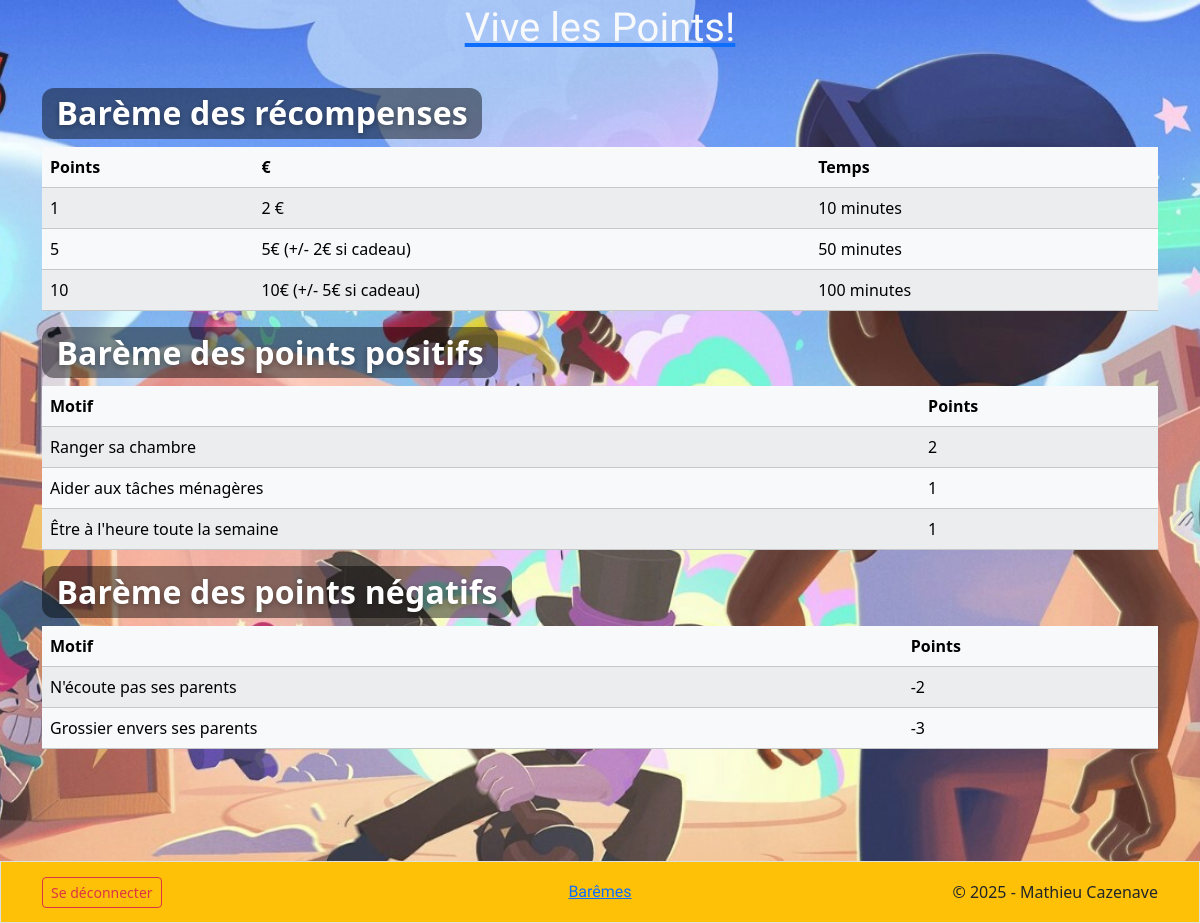
/points/bareme/ (signed in), run on the app's committed database.
### points/models.py (models this page shows, shortened)
class BaremeRecompense(models.Model):
    points = models.PositiveIntegerField()
    valeur_euros = models.CharField(max_length=200)
    valeur_temps = models.CharField(max_length=200)

class BaremePointPositif(models.Model):
    motif = models.CharField(max_length=1000)
    points = models.IntegerField(default=1)  # toujours positif

class BaremePointNegatif(models.Model):
    motif = models.CharField(max_length=1000)
    points = models.IntegerField(default=-1)  # toujours négatif

### points/views.py (the view, shortened to what this page needs)
# urls.py: path("bareme/", views.bareme_view, name="bareme"),
@login_required
def bareme_view(request):
    if not BaremePointPositif.objects.exists():
        BaremePointPositif.objects.bulk_create([
            BaremePointPositif(motif="Ranger sa chambre", points=1),
            BaremePointPositif(motif="Aider aux tâches ménagères", points=1),
            BaremePointPositif(motif="Être à l'heure toute la semaine", points=1),
        ])
    if not BaremePointNegatif.objects.exists():
        BaremePointNegatif.objects.bulk_create([
            BaremePointNegatif(motif="N'écoute pas ses parents", points=-1),
            BaremePointNegatif(motif="Grossier envers ses parents", points=-3),
        ])
    return render(request, "points/bareme.html", {
        "recompenses": BaremeRecompense.objects.all(),
        "positifs": BaremePointPositif.objects.all(),
        "negatifs": BaremePointNegatif.objects.all(),
    })

### points/templates/points/bareme.html
{% extends "base.html" %}
{% block content %}
<div class="container my-4">
  <h2 class="page-title page-title-contrast">
    <span class="title-chip">Barème des récompenses</span>
  </h2>
  <table class="table table-light table-striped table-hover">
    <thead>
      <tr><th>Points</th><th>€</th><th>Temps</th></tr>
    </thead>
    <tbody>
      {% for r in recompenses %}
      <tr>
        <td hx-get="{% url 'points:update_cell' 'recompense' r.id 'points' %}" hx-trigger="click" hx-target="this" hx-swap="outerHTML">{{ r.points }}</td>
        <td hx-get="{% url 'points:update_cell' 'recompense' r.id 'valeur_euros' %}" hx-trigger="click" hx-target="this" hx-swap="outerHTML">{{ r.valeur_euros }}</td>
        <td hx-get="{% url 'points:update_cell' 'recompense' r.id 'valeur_temps' %}" hx-trigger="click" hx-target="this" hx-swap="outerHTML">{{ r.valeur_temps }}</td>
      </tr>
      {% endfor %}
    </tbody>
  </table>
  <h2 class="page-title page-title-contrast">
    <span class="title-chip">Barème des points positifs</span>
  </h2>
  <table class="table table-light table-striped table-hover">
    <thead><tr><th>Motif</th><th>Points</th></tr></thead>
    <tbody>
      {% for p in positifs %}
      <tr>
        <td hx-get="{% url 'points:update_cell' 'positif' p.id 'motif' %}" hx-trigger="click" hx-target="this" hx-swap="outerHTML">{{ p.motif }}</td>
        <td hx-get="{% url 'points:update_cell' 'positif' p.id 'points' %}" hx-trigger="click" hx-target="this" hx-swap="outerHTML">{{ p.points }}</td>
      </tr>
      {% endfor %}
    </tbody>
  </table>
  <h2 class="page-title page-title-contrast">
    <span class="title-chip">Barème des points négatifs</span>
  </h2>
  <table class="table table-light table-striped table-hover">
    <thead><tr><th>Motif</th><th>Points</th></tr></thead>
    <tbody>
      {% for n in negatifs %}
      <tr>
        <td hx-get="{% url 'points:update_cell' 'negatif' n.id 'motif' %}" hx-trigger="click" hx-target="this" hx-swap="outerHTML">{{ n.motif }}</td>
        <td hx-get="{% url 'points:update_cell' 'negatif' n.id 'points' %}" hx-trigger="click" hx-target="this" hx-swap="outerHTML">{{ n.points }}</td>
      </tr>
      {% endfor %}
    </tbody>
  </table>
</div>
{% endblock %}

### points/static/points/style.css (style rules this page uses)
html, body { height: 100%; margin: 0; }
body { position: relative; min-height: 100vh; }
body::before { content: ""; position: fixed; top: 0; left: 0; width: 100%; height: 100%; background-image: url("/static/points/images/pokemon.jpeg"); background-repeat: no-repeat; background-size: cover; background-position: center; opacity: 0.9; z-index: -1; }
:root { --footer-h: 72px; }
.page-title { font-weight: 800; letter-spacing: .2px; line-height: 1.2; }
.page-title-contrast { color: #0b2e13; text-shadow: 0 1px 0 rgba(255,255,255,.4); }
.title-chip { display: inline-block; background: rgba(0,0,0,.45); color: #fff; padding: .4rem .9rem; border-radius: .75rem; text-shadow: 0 2px 6px rgba(0,0,0,.35); }

### templates/base.html (style rules this page uses)
html, body { height: 100%; }
body { display: flex; flex-direction: column; min-height: 100vh; }

### data on the page
BaremeRecompense: points "1", valeur_euros "2 €", valeur_temps "10 minutes"
BaremeRecompense: points "5", valeur_euros "5€ (+/- 2€ si cadeau)", valeur_temps "50 minutes"
BaremeRecompense: points "10", valeur_euros "10€ (+/- 5€ si cadeau)", valeur_temps "100 minutes"
BaremePointPositif: motif "Ranger sa chambre", points "2"
BaremePointPositif: motif "Aider aux tâches ménagères", points "1"
BaremePointPositif: motif "Être à l'heure toute la semaine", points "1"
BaremePointNegatif: motif "N'écoute pas ses parents", points "-2"
BaremePointNegatif: motif "Grossier envers ses parents", points "-3"
